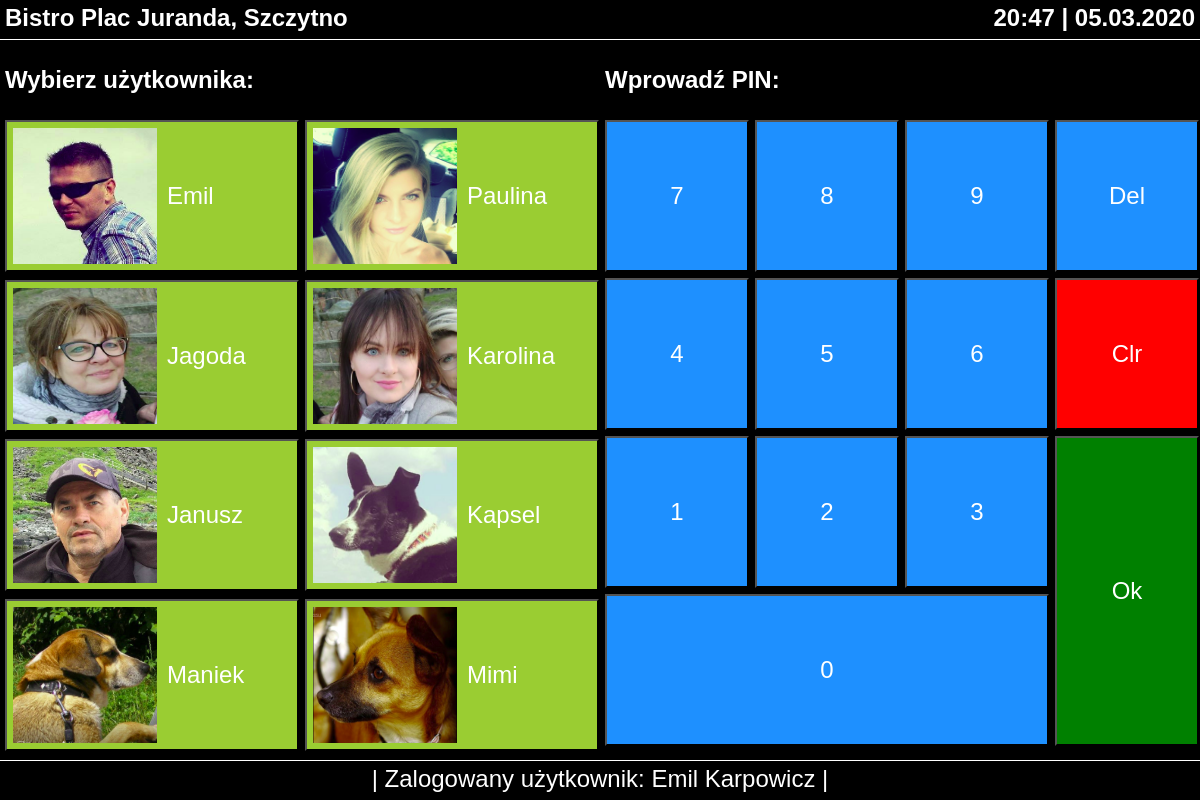
Screenshot of /bistro/panel_logowania (signed in) with the database file from the repository.
### BistroManagementToolApp/models.py (models this page shows, shortened)
class ApplicationUser (models.Model):
    user = models.OneToOneField(User,on_delete=models.CASCADE,related_name='additional_fields')
    picture = models.ImageField(upload_to='profile_pics',blank=True)
    salary = models.DecimalField(max_digits=10,decimal_places=2,default='0.00')
    work_scheadule = models.OneToOneField(WorkScheadule,blank=True,null=True,on_delete=models.SET_NULL)

### BistroManagementToolApp/views.py (the view)
def panel_logowania(request):
    if request.method == "POST":
        username = request.POST.get('username')
        password = request.POST.get('password')
        user = authenticate(username=username,password=password)
        if user:
            if user.is_active:
                login(request,user)
                return redirect('/bistro/panel_sprzedawcy')
            else:
                return HttpResponse('Account not active')
        else:
            return redirect('/bistro/wrong_credentials_page')
    else:
        application_users = ApplicationUser.objects.all()
        my_dict = {'application_users':application_users}
        return render(request, 'BistroManagementToolApp/panel_logowania.html', context=my_dict)

### templates/BistroManagementToolApp/panel_logowania.html (shortened to what this page needs)
<!DOCTYPE html>
{% extends "BistroManagementToolApp/base.html" %}
{% load static %}
{% block own_css_block %}
    <link rel="stylesheet" href={% static "css/BistroManagementToolApp/styles_main.css" %}>
{% endblock %}
{% block body_block %}
    <div class="users-column">
        <div class="user_section_header"><strong>Wybierz użytkownika:</strong></div>
        <div class="users-container disable-scrollbars">
                {% for usr in application_users %}
                <button id="u_{{ usr.user.id }}" data-username="{{ usr.user.username }}" class="user-tile">
                    <div class="user-tile-img">{% if usr.picture %}<img src="{{ usr.picture.url }}">{% else %}<img src="{% static "img/BistroManagementToolApp/user-icon.png" %}">{% endif %}</div>
                    <div class="user-tile-name">{{ usr.user.first_name}}</div>
                </button>
                {% endfor %}
        </div>
    </div>
    <div class="keyboard-column">
        <div class="keyboard_section_header"><strong>Wprowadź PIN:</strong></div>
        <div class="keyboard-container">
                <button id="d9" class="digit">9</button>
                <button id="d8" class="digit">8</button>
                <button id="d7" class="digit">7</button>
                <button id="backspace" class="digit">Del</button>
                <button id="d6" class="digit">6</button>
                <button id="d5" class="digit">5</button>
                <button id="d4" class="digit">4</button>
                <button id="clear" class="digit">Clr</button>
                <button id="d3" class="digit">3</button>
                <button id="d2" class="digit">2</button>
                <button id="d1" class="digit">1</button>
                <button id="d0" class="digit">0</button>
                <button id="ok" class="digit">Ok</button>
        </div>
    </div>
{% endblock %}

### templates/BistroManagementToolApp/base.html (shortened to what this page needs)
<!DOCTYPE html>
<html lang="en">
{% load static %}
<head>
    <link rel="stylesheet" href="https://stackpath.bootstrapcdn.com/bootstrap/4.4.1/css/bootstrap.min.css">
    {% block own_css_block %}
    {% endblock %}
</head>
<body>
        <div class="header-container">
           <p id="p_name"><strong>Bistro Plac Juranda, Szczytno</strong></p>
           <p id="p_date"><strong>20:47 | 05.03.2020</strong></p>
        </div>
        <div class="body-container">
            {% block body_block %}
            {% endblock %}
        </div>
        <div class="footer-container">
            {% if user.is_authenticated %}
            <p id="full_footer"> | Zalogowany użytkownik: {{ user.first_name}} {{ user.last_name }} |</p>
            {% else %}
            <p id="short_footer">| Wybierz użytkownika i wpisz PIN |</p>
            <p id="full_footer">  | Wybierz użytkownika i wpisz PIN aby się zalogować | </p>
            {% endif %}
        </div>
</body>
</html>

### static/css/BistroManagementToolApp/styles_main.css (style rules this page uses)
* { box-sizing: border-box; }
html { width:100%; height:100%; overflow: hidden; margin: 0; }
body { display: flex; flex-direction: column; width:inherit; height:inherit; justify-content: center; align-items: center; font-family: Arial; color: white; background-color: white; margin:0; overflow: hidden; }
button { color:white; }
.header-container { display: flex; flex-direction:row; height:5vh; width: 100%; justify-content: center; align-content: center; padding-left: 5px; padding-right: 5px; border-bottom: solid white 1px; background-color: black; font-size:3vh; }
.digit { display:flex; background-color: dodgerblue; justify-content: center; align-items: center; font-size: 3vh; }
#d1 { grid-area:d1; }
#d2 { grid-area:d2; }
#d3 { grid-area:d3; }
#d4 { grid-area:d4; }
#d5 { grid-area:d5; }
#d6 { grid-area:d6; }
#d7 { grid-area:d7; }
#d8 { grid-area:d8; }
#d9 { grid-area:d9; }
#d0 { grid-area:d0; }
#clear { grid-area:clear; background-color: red; }
#ok { grid-area:ok; background-color: green; }
#backspace { grid-area:backspace; }
.footer-container { display: flex; flex-direction:row; height:5vh; width: 100%; justify-content: center; align-content: center; padding-left: 5px; padding-right: 5px; border-top: solid white 1px; background-color: black; font-size:3vh; }
#full_footer { display: none }
.body-container { display: flex; flex-direction: column; height: 90vh; width: 100%; justify-content: center; align-items: center; background-color: black; }
#p_date { display: none }
@media only screen and (min-width: 600px) and (orientation:landscape) { .body-container { flex-direction: row; } }
@media only screen and (min-width: 600px) and (orientation:landscape) { .header-container { justify-content: space-between; } }
@media only screen and (min-width: 600px) and (orientation:landscape) { .users-column { display: flex; flex-direction: column; width: 50vw; height: 90vh; background-color: black; font-size:3vh; padding-right: 5px; padding-left: 5px; } }
@media only screen and (min-width: 600px) and (orientation:landscape) { .user_section_header { display: flex; flex-direction: column; height: 10vh; justify-content: center; } }
@media only screen and (min-width: 600px) and (orientation:landscape) { .users-container { display: flex; flex-direction: row; flex-wrap: wrap; row-gap:1%; column-gap:1%; height:79vh; width:50vw; overflow-y:auto; background-color: black; scrollbar-width: none; -ms-overflow-style: none; } }
@media only screen and (min-width: 600px) and (orientation:landscape) { .user-tile { display: flex; flex-direction: row; background-color: yellowgreen; align-items: center; height: 19vh; width:49%; } }
@media only screen and (min-width: 600px) and (orientation:landscape) { .user-tile-img { display: flex; background-color: yellowgreen; justify-content: center; align-items: center; height:17vh; width: 18vh; } }
@media only screen and (min-width: 600px) and (orientation:landscape) { .user-tile-img img { height: 100%; width: 100%; } }
@media only screen and (min-width: 600px) and (orientation:landscape) { .user-tile-name { margin-left: 10px; font-size: 3vmin; } }
@media only screen and (min-width: 600px) and (orientation:landscape) { .keyboard-column { display: flex; flex-direction: column; width: 50vw; height: 90vh; font-size:3vh; padding-right: 5px; padding-left: 5px; } }
@media only screen and (min-width: 600px) and (orientation:landscape) { .keyboard_section_header { display: flex; flex-direction: column; height: 10vh; justify-content: center; } }
@media only screen and (min-width: 600px) and (orientation:landscape) { .keyboard-container { display:grid; grid-template-columns: 24% 24% 24% 24%; grid-template-rows: 24% 24% 24% 24%; grid-template-areas:"d7 d8 d9 backspace" "d4 d5 d6 clear" "d1 d2 d3 ok" "d0 d0 d0 ok"; grid-row-gap:1%; grid-column-gap: 1%; height: 79vh; width:50vw; background-color: black; } }
@media only screen and (min-width: 600px) and (orientation:landscape) { #full_footer { display: inherit } }
@media only screen and (min-width: 600px) and (orientation:landscape) { #p_date { display: inherit } }

### rows the page displays
ApplicationUser: picture (picture), user.first_name "Emil"
ApplicationUser: picture (picture), user.first_name "Paulina"
ApplicationUser: picture (picture), user.first_name "Jagoda"
ApplicationUser: picture (picture), user.first_name "Karolina"
ApplicationUser: picture (picture), user.first_name "Janusz"
ApplicationUser: picture (picture), user.first_name "Kapsel"
ApplicationUser: picture (picture), user.first_name "Maniek"
ApplicationUser: picture (picture), user.first_name "Mimi"

### other values shown
{{ user.first_name }} "Emil"
{{ user.last_name }} "Karpowicz"
